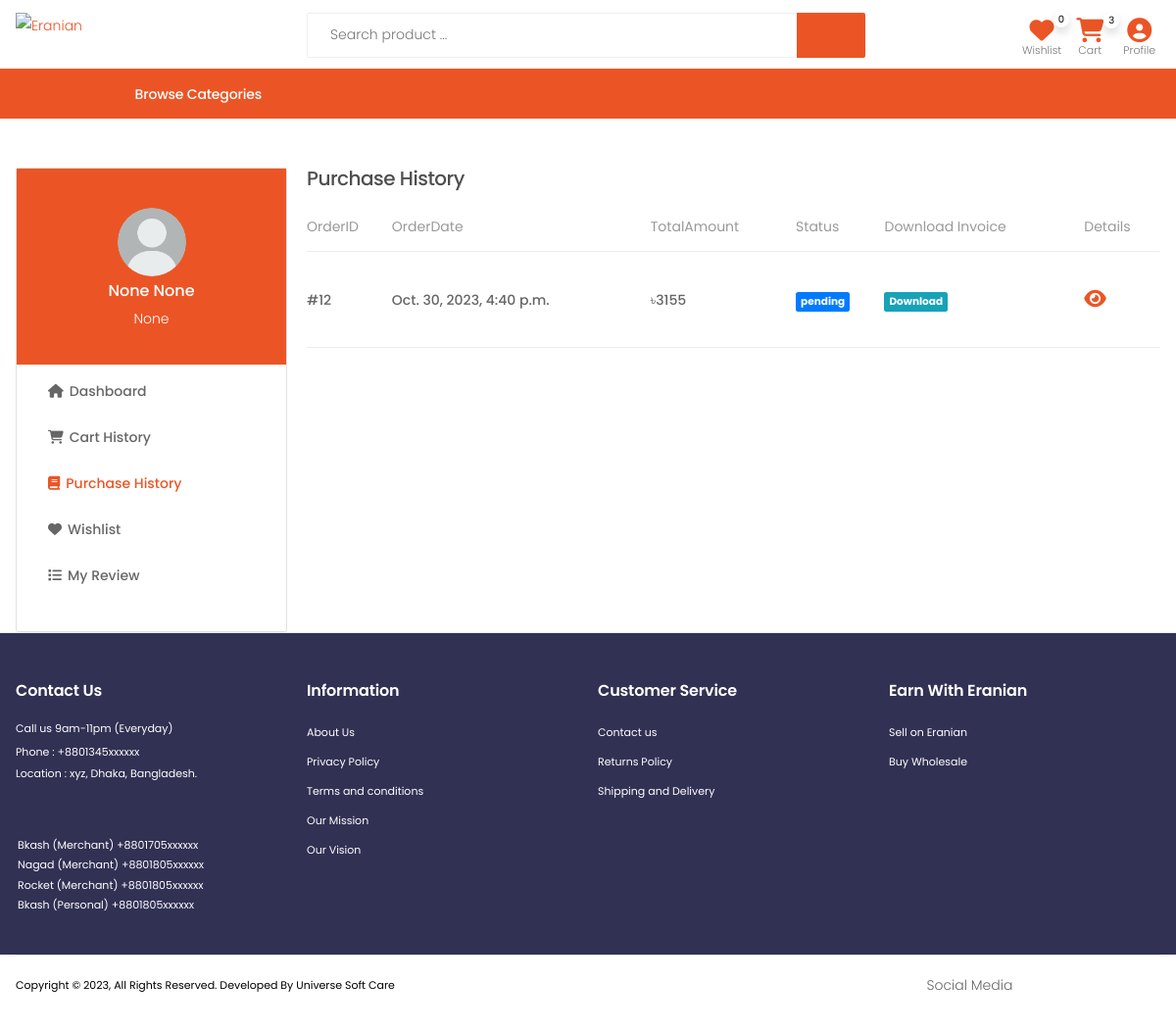
Screenshot of /order_summary (signed in) with the database file from the repository.
### userapp/models.py (models this page shows, shortened)
class User(AbstractBaseUser, PermissionsMixin):
    email = models.EmailField(unique=True)
    username = None
    first_name = models.CharField(max_length=30, null=True, blank=True)
    last_name = models.CharField(max_length=30, null=True, blank=True)
    phone = models.CharField(max_length=15, unique=True, null=True, blank=True)
    is_active = models.BooleanField(default=True)
    is_staff = models.BooleanField(default=False)
    is_customer = models.BooleanField(default=False)
    is_vendor = models.BooleanField(default=False)
    is_employee = models.BooleanField(default=False)
    date_joined = models.DateTimeField(default=timezone.now)
    objects = CustomUserManager()
    USERNAME_FIELD = 'email'
    REQUIRED_FIELDS = []

class Profile(models.Model):
    user                = models.OneToOneField(User, on_delete=models.CASCADE, max_length=1)
    image               = models.ImageField(upload_to="profilepicture", default='no_img.png')
    date_of_birthday    = models.DateField(auto_now_add=False,blank=True,null=True)
    phone               = models.CharField(max_length=15,unique=True,blank=True,null=True)
    permanent_address   = models.CharField(max_length=100,blank=True,null=True)
    present_address     = models.CharField(max_length=100,blank=True,null=True)
    class Meta:
        verbose_name_plural = "Customer Profile"

### store/models.py (models this page shows, shortened)
class  Order(models.Model):
    user = models.ForeignKey(settings.AUTH_USER_MODEL, on_delete=models.CASCADE)
    items = models.ManyToManyField(OrderItem)
    ordered_date = models.DateTimeField()
    order_complate_date = models.DateTimeField(auto_now=False, auto_now_add=False,blank=True, null=True)
    order_status = models.CharField(max_length = 150, choices=Order_Status , default='pending')
    total_order_amount = models.CharField(max_length = 150, blank=True, null=True)
    paid_amount = models.CharField(max_length = 150, default=0)
    due_amount = models.CharField(max_length = 150,default=0)
    ordered = models.BooleanField(default=False)
    orderId = models.CharField(max_length = 150, blank=True, null=True)
    paymentId = models.CharField(max_length = 150, blank=True, null=True)
    coupon = models.ForeignKey('Coupon', on_delete=models.SET_NULL, blank=True, null=True)
    shipping_address = models.ForeignKey(ShipingAddress, on_delete=models.CASCADE, blank=True, null=True)
    payment_option = models.CharField(max_length = 150)
    order_read_status  = models.BooleanField(default=False)
    redx_percel_traking_number  = models.CharField(max_length = 150, blank=True, null=True)
    others_transport_trakink_url  = models.URLField(max_length = 200,blank=True, null=True)
    class Meta:
        ordering = ['-id']

### store/views.py (the view)
# urls.py: path("order_summary",login_required(OrderSummary,login_url='/customer-login/'), name="order-summary"),
@login_required
def OrderSummary(request):
    try:
        order =Order.objects.filter(user=request.user, ordered=True)
        context={
            'order':order,
        }
        return render(request, 'store/order_summary.html', context)
    except ObjectDoesNotExist:
        return redirect('/')

### daseboard/context_processors.py (called while the page is built)
def order_count(request):
    order_count = Order.objects.filter(order_read_status=False).count()
    context ={
        'order_count':order_count
    }
    return context

def order_list(request):
    order_list = Order.objects.filter(order_read_status=False)
    context ={
        'order_list':order_list
    }
    return context

def contact_data_count(request):
    contact_data_count = ConductData.objects.filter(view_status=False).count()
    context ={
        'contact_data_count':contact_data_count
    }
    return context

def contact_data_list(request):
    contact_data_list = ConductData.objects.filter(view_status=False)
    context ={
        'contact_data_list':contact_data_list
    }
    return context

def rating_list_view(request):
    rating_review = ProductReview.objects.filter(approve_status=False)
    context={
        'rating_review':rating_review
    }
    return context

def order_information(request):
    order_information = Order.objects.filter(order_status='complete')
    total_sale = 0
    total_purchase_price = 0
    for x in order_information:
        total_sale = total_sale + x.get_total()
        total_purchase_price = total_purchase_price + x.get_purchase_price_total()
    total_revenue = total_sale - total_purchase_price
    context={
        'order_information':order_information,
        'total_sale':total_sale,
        'total_revenue':total_revenue
    }
    return context

### store/templatetags/campaign.py (called while the page is built)
@register.filter()
def campaign_menu(request):
    return Campaign.objects.filter()

### store/templatetags/cart_count.py (called while the page is built)
@register.filter
def cart_count(user):
    if user.is_authenticated:
        qs=Order.objects.filter(user=user, ordered=False)
        if qs.exists():
            return qs[0].items.count()
        return 0
    return 0

### store/templatetags/top_category.py (called while the page is built)
@register.filter
def category(user):
    cate = ProductCategory.objects.filter(parent=None)
    return cate

### store/templatetags/wish_list_product_count.py (called while the page is built)
@register.filter
def wish_list_product_count(user):
    if user.is_authenticated:
       return WhishLIst.objects.filter(user=user).count()
    return 0

### store/template/store/order_summary.html (shortened to what this page needs)
{% extends 'store/base.html' %}
{% load static %}
{% block content %}
<div class="container mt-5">
    <div class="row">
        <div class="col-md-3 d-none d-md-block">
            <div class="card border rounded">
                <div class="card-profile ">
                    <img class="mx-auto mt-4 rounded-circle" src="{{ user.profile.image.url }}" alt="" style="height: 70px ; width: 70px;">
                    <p style="text-align:center ; font-size: 16px; font-weight: 500;">{{ user.first_name }} {{ user.last_name }}</p>
                    <p style="text-align:center ;">{{ user.username }}</p>
                </div>
                <div class="card-body">
                    <nav class="mobile-cats-nav">
						<ul class="mobile-cats-menu dashboard-menu">
							<li ><a href="{% url 'profile-dashboard' %}"><i class="fa-solid fa-house"></i>Dashboard</a></li>
							<li ><a href="{% url 'cart-summary' %}"><i class="fa-solid fa-cart-shopping"></i>Cart History</a></li>
							<li class="m-active"><a href="{% url 'order-summary' %}"><i class="fa-solid fa-book"></i>Purchase History</a></li>
							<li><a href="{% url 'wish-list' %}"><i class="fa-solid fa-heart"></i>Wishlist</a></li>
							<li><a href="{% url 'my-review' %}"><i class="fa-solid fa-list"></i>My Review</a></li>
						</ul>
                    </nav>
                </div>
            </div>
        </div>
        <div class="col-md-9">
            <h5>Purchase History</h5>
			<div class="row ">
				<div class="col-lg-12 mx-auto">
					<table class="table table-mobile">
						<thead>
							<tr>
								<th>OrderID</th>
								<th>OrderDate</th>
								<th>TotalAmount</th>
								<th>Status</th>
								<th>Download Invoice</th>
								<th>Details</th>
							</tr>
						</thead>
						<tbody>
						{% for p in order %}
						<tr>
							<td >
								#{{ p.orderId }}
							</td>
							<td>
								{{ p.ordered_date }}
							</td>
							<td >৳{{p.total_order_amount }} </td>
							<td >
								{% if p.others_transport_trakink_url %}
								<p class="badge badge-primary p-2"><a class="text-white" href="{{ p.others_transport_trakink_url }}" target="_blank">Traking Order</a></p>
								{% elif p.redx_percel_traking_number %}
								<p class="badge badge-primary p-2"><a class="text-white" href="https://redx.com.bd/track-parcel/?trackingId={{ p.redx_percel_traking_number }}&shopId=806273" target="_blank">Traking Order</a></p>
								{% else %}
								<p class="badge badge-primary p-2">{{ p.order_status }}</p>
								{% endif %}
							</td>
							{% if p.order_status == 'complete' %}
							<td >{{ p.order_complate_date }}</td>
							{% else %}
							<td><a class="badge badge-info p-2" href="{% url 'render-order-pdf-view' p.pk %}">Download</a></td>
							{% endif %}
							<td><a style="font-size: 20px ;" href="{% url 'order-detail' p.pk %}"><i class="fa fa-eye" aria-hidden="true"></i></a></td>
						</tr>
						{% endfor %}
						</tbody>
					</table>
				</div>
			</div>
        </div>
    </div>
</div>
{% endblock %}

### store/template/store/includes/navbar.html (shortened to what this page needs)
{% load static %}
{% load desktop_menu %}
{% load top_category %}
{% load cart_view %}
{% load cart_count %}
{% load wish_list_product_count %}
{% load campaign %}
{% load logo %}
<header class="header header-10 header-intro-clearance desktop">
  <div class="header-middle sticky-header mx-auto ">
    <div class="container">
      <div class="header-left py-auto">
        <a href="{% url 'home' %}" class="logo">
          <img src="{% static 'store/images/eranian.png' %}" alt="Eranian">
        </a>
      </div>
      <div class="header-center">
        <div class="header-search header-search-extended header-search-visible header-search-no-radius">
          <form action="{% url 'search' %}" method="GET">
            <div class="header-search-wrapper search-wrapper-wide" style="margin-top: -10px;">
              <input type="search" class="form-control" name="q" id="q" placeholder="Search product ..." required>
              <button class="btn" type="submit" style="background-color:#eb5525 ;"><i
                  style="color: white; font-size: 25px; font-weight: 700;" class="icon-search"></i></button>
            </div>
          </form>
        </div>
      </div>
      <div class="header-right">
        <div class="header-dropdown-link" style="margin-top: -5px;">
          <a href="{% url 'wish-list' %}" class="wishlist-link">
            <i style="color:#eb5525; font-size: 25px;" class="fa-solid fa-heart"></i>
            <span class="wishlist-count shadow">{{ request.user|wish_list_product_count }}</span>
            <span class="wishlist-txt">Wishlist</span>
          </a>
          <div class="dropdown cart-dropdown mx-2">
            <a href="{% url 'cart-summary' %}" class="dropdown-toggle" role="button" aria-haspopup="true"
              aria-expanded="false" data-display="static">
              <i style="color:#eb5525; font-size: 25px;" class="fa-solid fa-cart-shopping"></i>
              <span class="cart-count shadow">{{ request.user|cart_count }}</span>
              <span class="cart-txt">Cart</span>
            </a>
          </div>
          <div class="dropdown user-profile cart-dropdown mx-2">
            <a class="dropdown-toggle" role="button" aria-haspopup="true" aria-expanded="false" data-display="static">
              <i style="color:#eb5525; font-size: 25px;" class="fa-solid fa-circle-user"></i>
              <span class="cart-txt">Profile</span>
            </a>
          </div>
        </div>
      </div>
    </div>
  </div>
  <div class="header-bottom container-fluid" style="border-top: 1px solid #eb5525;">
    <div class="row d-flex col-11 mx-auto">
      <div class="col-md-4 col-lg-3">
        {% if request.resolver_match.url_name == 'home' %}
        <div class="dropdown category-dropdown show is-on" data-visible="true">
          {% else %}
          <div class="dropdown category-dropdown is-on">
            {% endif %}
            <a href="#" class="dropdown-toggle" role="button" data-toggle="dropdown" aria-haspopup="true"
              aria-expanded="false" data-display="static" title="Browse Categories">
              <span class="pl-5" style="font-size: 14px;">Browse Categories</span>
            </a>
            </div>
          </div>
        </div>
      </div>
</header>

### store/static/store/css/skins/skin-demo-13.css (style rules this page uses)
a { color: #eb5525; }
.cart-dropdown .cart-count { background-color: #fff; }
.wishlist-link .wishlist-count { background-color: #fff; }
.category-dropdown .dropdown-toggle:before { background-color: #eb5525; }
.header-10 .header-search .header-search-wrapper { border-color: rgb(241, 238, 238); }

### store/static/store/css/demos/demo-13.css (style rules this page uses)
.header.header-10.header-intro-clearance .dropdown.category-dropdown .dropdown-toggle { padding-left: 1rem; color: rgb(255, 255, 255); }
.header.header-10.header-intro-clearance .dropdown.category-dropdown .dropdown-toggle::after { left: unset; }
.header.header-10.header-intro-clearance .header-search-extended { margin-right: 0; margin-left: 0; }
.header.header-10.header-intro-clearance .header-dropdown-link { display: flex; align-items: flex-end; }
.header.header-10.header-intro-clearance .wishlist-link { position: relative; flex-direction: column; font-size: 2.8rem; }
.header.header-10.header-intro-clearance .wishlist-link .wishlist-count { left: 25px; top: -0.9rem; }
.header.header-10.header-intro-clearance .cart-dropdown { font-size: 3.2rem; align-items: flex-end; }
.header.header-10.header-intro-clearance .cart-dropdown .cart-count { left: 25px; top: -0.9rem; }
.header.header-10.header-intro-clearance .compare-dropdown [class*='count'], .header.header-10.header-intro-clearance .cart-dropdown [class*='count'], .header.header-10.header-intro-clearance .wishlist-link [class*='count'] { min-width: 1.6rem; height: 1.6rem; position: absolute; }
.header.header-10.header-intro-clearance .compare-dropdown .dropdown-toggle, .header.header-10.header-intro-clearance .cart-dropdown .dropdown-toggle, .header.header-10.header-intro-clearance .wishlist-link .dropdown-toggle { position: relative; flex-direction: column; }
.header.header-10.header-intro-clearance .wishlist-txt, .header.header-10.header-intro-clearance .cart-txt, .header.header-10.header-intro-clearance .compare-txt { font-size: 1.1rem; font-weight: 300; letter-spacing: 0; color: #777; margin-top: .3rem; transition: all .3s; }

### store/template/store/base.html (style rules this page uses)
.table tr td { font-weight: 500; color: #666666; }
.dashboard-menu li a { font-weight: 500; color: #666666; }

### store/template/store/includes/navbar.html (style rules this page uses)
.header-middle { height: 70px; }
.header-middle .header-left a { margin-top: 20px; }
.sticky-header a img { margin-top: -10px; }

### store/template/store/order_summary.html (style rules this page uses)
.profile-dashboard h4,p { color: white; }
.card-profile { height: 200px; background-color: #eb5525; }
.m-active a { color: #eb5525 !important; }

### store/template/store/includes/mobile-navbar.html (style rules this page uses)
.mobile-cats-nav i { margin-right: 6px; }

### rows the page displays
User: user|wish_list_product_count "0", user|cart_count "3", profile.image (placeholder picture), first_name "None", last_name "None", username "None"
Order: orderId "12", ordered_date "Oct. 30, 2023, 4:40 p.m.", total_order_amount "3155", order_status "pending", shows "Download"
